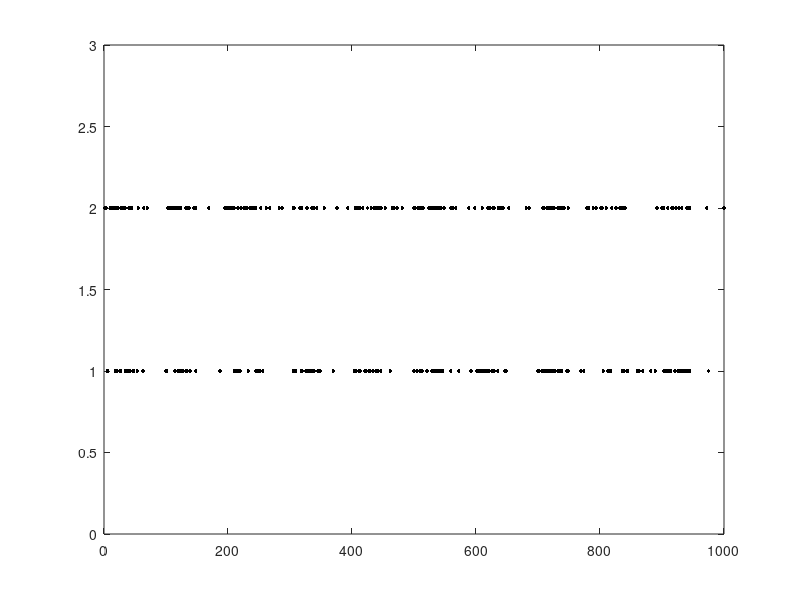

The MATLAB source for this figure: (Note: this script raises an error after producing the figure.)
ns = 1000;
a = mod(floor((1:ns)/50),2) ==1;
y = zeros(size(a));
y(a==0) = rand(nnz(a==0),1)<.3;
y(a==1) = rand(nnz(a==1),1)<.05;

x(a==0) = rand(nnz(a==0),1)<.3;
x(a==1) = rand(nnz(a==1),1)<.05;

SpkRaster = [y;x];


for unit = 1 : size(SpkRaster, 1)

    timeind = find(SpkRaster(unit, :));
    if ~isempty(timeind)
        plot(timeind, unit, '.', 'color', 'k', 'markersize', 8)
        hold on
    end
    ylim([0 (size(SpkRaster, 1) + 1)])
end


% plot(y);axis([0,1000,0,1.3]);

%%
%The guessed probability of the model switching from the low to the
%high-firing rate state:
switchProb = [.9,.1;.1,.9];
%The guessed probability of emitting the symbols (0 = no spike, 1 = spike)
%in each state:
%Note that state 1 corresponds to low firing rate, and state 2 is
%high firing rate
emissProb = [.9,.1;
             .3,.6];
[T,emissions] = hmmtrain(y,switchProb,emissProb,'symbols',[0,1]);
T
emissions



%%
%Probability of each state
[pstates] = hmmdecode(y,T,emissions,'symbols',[0,1]);
subplot(2,1,1);plot(1:length(y),y,1:length(y),pstates(2,:))
 
%Most probable sequence of states
[ostate] = hmmviterbi(y,T,emissions,'symbols',[0,1]);
subplot(2,1,2);plot(1:length(y),y,1:length(y),1.2*ostate-1.3);
axis([0,1000,-.2,1.3]);